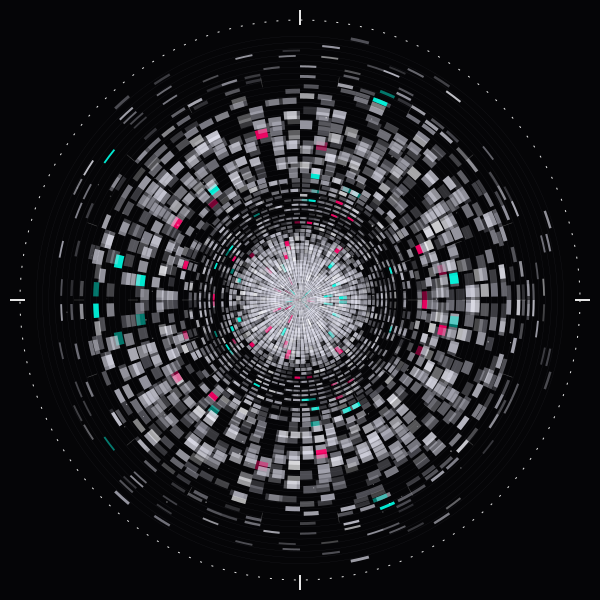

Generate this figure with Python:
import cairo
import math
import random

# Setup
width, height = 600, 600
surface = cairo.ImageSurface(cairo.FORMAT_ARGB32, width, height)
ctx = cairo.Context(surface)

# Background: Obsidian Black
ctx.set_source_rgb(0.02, 0.02, 0.03)
ctx.paint()

# Constants
CX, CY = width / 2, height / 2
MAX_RADIUS = min(width, height) * 0.45
NUM_RINGS = 60
NUM_WEDGES = 72
GOLDEN_RATIO = (1 + 5 ** 0.5) / 2

def draw_polar_block(r, dr, theta, dtheta, color, alpha=1.0, fill=True):
    """Draws a segment of a polar grid cell."""
    ctx.set_source_rgba(color[0], color[1], color[2], alpha)
    
    # Path construction for a polar 'rectangle'
    ctx.arc(CX, CY, r, theta, theta + dtheta)
    ctx.line_to(CX + (r + dr) * math.cos(theta + dtheta), CY + (r + dr) * math.sin(theta + dtheta))
    ctx.arc_negative(CX, CY, r + dr, theta + dtheta, theta)
    ctx.close_path()
    
    if fill:
        ctx.fill()
    else:
        ctx.stroke()

# 1. Structural Layer: Fine Grid Scaffolding
ctx.set_line_width(0.2)
for i in range(NUM_RINGS):
    # Non-linear radial spacing using power function for centripetal density
    r = MAX_RADIUS * math.pow(i / NUM_RINGS, 1.4)
    ctx.set_source_rgba(0.8, 0.8, 0.9, 0.15)
    ctx.arc(CX, CY, r, 0, 2 * math.pi)
    ctx.stroke()

# 2. Systematic Erosion & Polar Transformation
for i in range(NUM_RINGS):
    # Sinusoidal modulation of ring thickness
    ring_width = (MAX_RADIUS / NUM_RINGS) * (1.5 + math.sin(i * 0.2))
    r = MAX_RADIUS * math.pow(i / NUM_RINGS, 1.2)
    
    # Probability of element existence decreases with radius (Erosion)
    erosion_factor = 1.0 - (i / NUM_RINGS)
    
    for j in range(NUM_WEDGES):
        theta = (j / NUM_WEDGES) * 2 * math.pi
        d_theta = (2 * math.pi / NUM_WEDGES) * 0.8
        
        # Stochastic check for element presence
        if random.random() < (erosion_factor * 0.95):
            
            # Axial Symmetry Logic (Mirroring)
            # We use a glitch offset to break perfect symmetry occasionally
            glitch = 0
            if random.random() > 0.98:
                glitch = random.uniform(-10, 10)
            
            # Color logic: High contrast monochrome with rare punctuation
            seed = random.random()
            if seed > 0.985:
                # Chromatic Punctuation: Neon Cyan
                color = (0.0, 1.0, 0.9)
                alpha = 0.9
                r_offset = glitch
            elif seed > 0.97:
                # Chromatic Punctuation: Vibrant Magenta
                color = (1.0, 0.0, 0.4)
                alpha = 0.9
                r_offset = glitch
            else:
                # Swiss Neutrals
                gray_val = random.uniform(0.7, 1.0)
                color = (gray_val, gray_val, gray_val + 0.05)
                alpha = random.uniform(0.4, 0.8)
                r_offset = 0

            # Draw block
            draw_polar_block(r + r_offset, ring_width * 0.8, theta, d_theta, color, alpha)
            
            # Axial Mirroring (Rorschach effect)
            mirrored_theta = -theta - d_theta
            draw_polar_block(r + r_offset, ring_width * 0.8, mirrored_theta, d_theta, color, alpha * 0.5)

# 3. Precision Detail: Radial Connectors
ctx.set_line_width(0.5)
for j in range(0, NUM_WEDGES, 4):
    theta = (j / NUM_WEDGES) * 2 * math.pi
    # Logarithmic interval for stroke markers
    for k in range(5):
        r_start = MAX_RADIUS * (k / 5)
        ctx.set_source_rgba(1, 1, 1, 0.3)
        ctx.move_to(CX + r_start * math.cos(theta), CY + r_start * math.sin(theta))
        ctx.line_to(CX + (r_start + 10) * math.cos(theta), CY + (r_start + 10) * math.sin(theta))
        ctx.stroke()

# 4. Digital Noise / "Dithered" Artifacts
# Tiny particles following the grid logic
for _ in range(400):
    r_rand = MAX_RADIUS * math.sqrt(random.random())
    theta_rand = random.uniform(0, 2 * math.pi)
    size = random.uniform(0.5, 1.5)
    
    # Concentrate noise near the center
    if random.random() > (r_rand / MAX_RADIUS):
        ctx.set_source_rgba(1, 1, 1, random.uniform(0.2, 0.6))
        ctx.rectangle(CX + r_rand * math.cos(theta_rand), 
                      CY + r_rand * math.sin(theta_rand), 
                      size, size)
        ctx.fill()

# 5. Final Systematic Overlay: Outer Ring Data
ctx.set_line_width(1.0)
ctx.set_source_rgb(0.9, 0.9, 0.9)
ctx.arc(CX, CY, MAX_RADIUS + 10, 0, 2 * math.pi)
ctx.set_dash([2, 10])
ctx.stroke()

# Compass markers
for angle in [0, math.pi/2, math.pi, 3*math.pi/2]:
    ctx.set_dash([])
    ctx.set_line_width(2)
    ctx.move_to(CX + (MAX_RADIUS + 5) * math.cos(angle), CY + (MAX_RADIUS + 5) * math.sin(angle))
    ctx.line_to(CX + (MAX_RADIUS + 20) * math.cos(angle), CY + (MAX_RADIUS + 20) * math.sin(angle))
    ctx.stroke()
